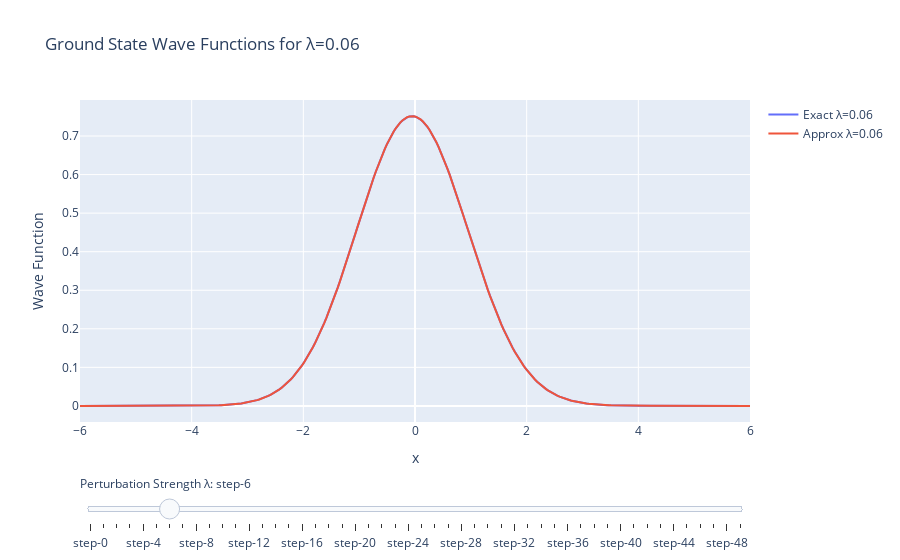

This figure's notebook cell:
### Code cell
import numpy as np
import plotly.graph_objs as go
import matplotlib.pyplot as plt
from scipy.linalg import eigh

# Define constants
m = 1.0      # Mass
omega = 1.0  # Frequency
hbar = 1.0   # Reduced Planck's constant

# Grid settings
x_min = -6.0
x_max = 6.0
N = 300  # Number of grid points
x = np.linspace(x_min, x_max, N)
dx = x[1] - x[0]

# Kinetic energy operator
T = - (hbar**2 / (2 * m)) * (np.diag(np.ones(N-1), -1) - 2 * np.diag(np.ones(N), 0) + np.diag(np.ones(N-1), 1)) / dx**2

# Potential energy operator for harmonic oscillator
V0 = 0.5 * m * omega**2 * np.diag(x**2)

# Solve the unperturbed Hamiltonian
H0 = T + V0
eigvals0, eigvecs0 = eigh(H0)

# Normalize wavefunctions
eigvecs0 = eigvecs0 / np.sqrt(dx)

psi_0 = eigvecs0[:, 0]
E_0 = eigvals0[0]

# Define the perturbation function
def perturbation(x, lambda_):
    # return lambda_ * x
    return lambda_ x

# Function to calculate perturbative correction to the energy
def perturbative_correction(lambda_, psi_0, E_0, eigvecs0, eigvals0, perturbation):
    correction = 0
    perturb = perturbation(x, lambda_)
    for n in range(1, len(eigvals0)):
        En = eigvals0[n]
        psi_n = eigvecs0[:, n]
        matrix_element = np.dot(psi_0, perturb * psi_n) * dx
        correction += (matrix_element)**2 / (E_0 - En)
    return lambda_ * np.dot(psi_0, perturb * psi_0) * dx + correction

# Function to calculate the first-order correction to the wave function
def wavefunction_correction(lambda_, psi_0, E_0, eigvecs0, eigvals0, perturbation):
    correction = np.zeros_like(psi_0)
    perturb = perturbation(x, lambda_)
    for n in range(1, len(eigvals0)):
        En = eigvals0[n]
        psi_n = eigvecs0[:, n]
        matrix_element = np.dot(psi_0, perturb * psi_n) * dx
        correction += (matrix_element / (E_0 - En)) * psi_n
    return psi_0 + correction

# Define the range of perturbation strengths
lambda_values = np.linspace(0, 0.5, 50)
E_exact = []
E_approx = []
psi_exact = []
psi_approx = []

# Calculate the energies and wave functions for different values of lambda
for lambda_ in lambda_values:
    # Perturbation operator
    V1 = np.diag(perturbation(x, lambda_))
    H = H0 + V1

    # Solve the perturbed Hamiltonian
    eigvals, eigvecs = eigh(H)
    eigvecs = eigvecs / np.sqrt(dx)  # Normalize wavefunctions
    E_exact.append(eigvals[0])
    psi_exact.append(eigvecs[:, 0])

    # Calculate perturbative energy and wave function
    correction_energy = perturbative_correction(lambda_, psi_0, E_0, eigvecs0, eigvals0, perturbation)
    E_approx.append(E_0 + correction_energy)
    psi_approx_wave = wavefunction_correction(lambda_, psi_0, E_0, eigvecs0, eigvals0, perturbation)
    psi_approx.append(psi_approx_wave / np.linalg.norm(psi_approx_wave) / np.sqrt(dx))  # Normalize wavefunction

# Create an interactive plot using Plotly
fig = go.Figure()

# Add traces for each lambda value
for i, lambda_ in enumerate(lambda_values):
    fig.add_trace(go.Scatter(x=x, y=psi_exact[i], mode='lines', name=f'Exact λ={lambda_:.2f}', visible=False))
    fig.add_trace(go.Scatter(x=x, y=psi_approx[i], mode='lines', name=f'Approx λ={lambda_:.2f}', visible=False))

# Set the first trace to be visible
for i in range(2):
    fig.data[i].visible = True

# Create slider steps
steps = []
for i in range(len(lambda_values)):
    step = dict(
        method="update",
        args=[{"visible": [False] * len(fig.data)},
              {"title": f"Ground State Wave Functions for λ={lambda_values[i]:.2f}"}],
    )
    for j in range(2):
        step["args"][0]["visible"][2*i + j] = True
    steps.append(step)

# Create sliders
sliders = [dict(
    active=0,
    currentvalue={"prefix": "Perturbation Strength λ: "},
    pad={"t": 50},
    steps=steps
)]

fig.update_layout(
    sliders=sliders,
    title="Ground State Wave Functions with Perturbation",
    xaxis_title="x",
    yaxis_title="Wave Function",
    showlegend=True
)

fig.show()

# Plot the energies
plt.figure(figsize=(10, 6))
plt.plot(lambda_values, E_exact, label='Exact Energy')
plt.plot(lambda_values, E_approx, label='Perturbative Approximation', linestyle='--')
plt.xlabel('Perturbation Strength $\lambda$')
plt.ylabel('Ground State Energy')
plt.title('Ground State Energy vs Perturbation Strength')
plt.legend()
plt.grid()
plt.show()
